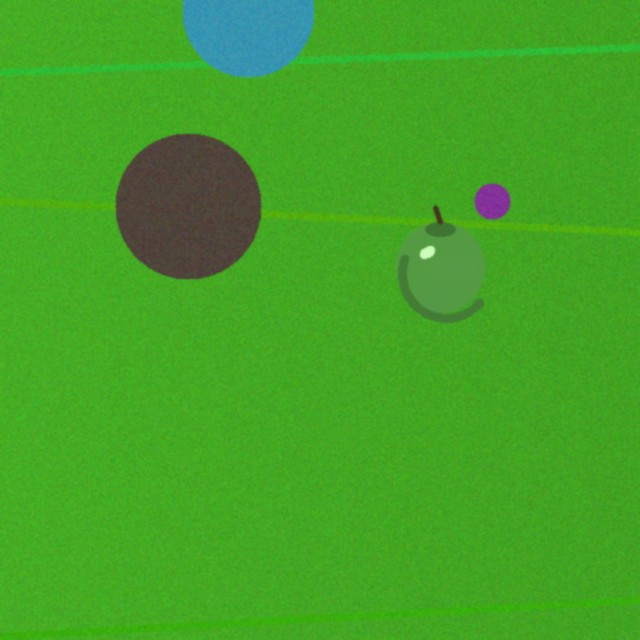
#> input picture ml/ripeness/data/dataset/images/train/synth_train_00007.jpg, 640 x 640 px
$ python -i robust_detect.py   (imports and definitions only)
#> lines starting #> are read from the running program, lines starting #| are printed output that depends on the picture; after the words box and inside, x2 and y2 are one past the last pixel; in counts of white or black regions, pixels touching at a corner belong together
#> further down, picture is the input picture: shape (640, 640, 3); mean B, G, R 38.7, 162.6, 68
#!/usr/bin/env python3
"""Robust color+shape fruit detector - finds fruit even in cluttered scenes.

The ONNX net (trained on synthetic props) does not generalize to real photos, and
a naive "biggest colored blob" detector gets hijacked by faces/hands (skin is a
big reddish blob). This detector instead SEARCHES for each fruit's specific color
signature, so a face, a window, or a brick wall simply do not match:

    yellow (H 18-34, sat)        -> banana_ripe
    red    (H<10 or >168, sat)   -> apple_ripe   (skin removed via YCrCb first)
    green  (H 36-85, sat)        -> apple_unripe if round, banana_unripe if long

Each signature gets its own mask + gap-bridging close + shape/size gate, then all
detections are de-duplicated. Returns docs/SCHEMAS.md detection dicts, so it drops
into classify_folder.py / sort_pipeline.py in place of the ONNX detector.

    python3 robust_detect.py --image photo.jpg
    python3 robust_detect.py --dir folder
"""
import argparse
import json
import time
from pathlib import Path

import cv2
import numpy as np

MIN_AREA_FRAC = 0.008   # a fruit is at least this fraction of the frame


def skin_mask(bgr):
    """Skin (faces/hands) in YCrCb - well-separated from pure fruit colors."""
    y = cv2.cvtColor(bgr, cv2.COLOR_BGR2YCrCb)
    cr, cb = y[:, :, 1].astype(int), y[:, :, 2].astype(int)
    return (cr >= 135) & (cr <= 180) & (cb >= 85) & (cb <= 135)


def _clean(mask, close_k):
    mask = cv2.morphologyEx(mask, cv2.MORPH_OPEN, np.ones((7, 7), np.uint8))
    # large close bridges gaps from marker spots / specular highlights on the fruit
    mask = cv2.morphologyEx(mask, cv2.MORPH_CLOSE, np.ones((close_k, close_k), np.uint8))
    return mask


def _shape_ok(c):
    """Compact round fruit OR clearly elongated fruit (banana). Rejects clutter."""
    area = cv2.contourArea(c)
    hull = cv2.contourArea(cv2.convexHull(c))
    x, y, w, h = cv2.boundingRect(c)
    solidity = area / max(hull, 1.0)
    extent = area / max(w * h, 1.0)
    (_, _), (rw, rh), _ = cv2.minAreaRect(c)
    aspect = max(rw, rh) / max(1.0, min(rw, rh))
    round_fruit = solidity >= 0.80 and extent >= 0.58
    elongated_fruit = aspect >= 1.8 and solidity >= 0.45 and extent >= 0.32
    return round_fruit or elongated_fruit, aspect


def _blobs(mask, img_shape, close_k):
    mask = _clean(mask.astype(np.uint8) * 255, close_k)
    cnts, _ = cv2.findContours(mask, cv2.RETR_EXTERNAL, cv2.CHAIN_APPROX_SIMPLE)
    min_area = MIN_AREA_FRAC * img_shape[0] * img_shape[1]
    out = []
    for c in cnts:
        if cv2.contourArea(c) < min_area:
            continue
        ok, aspect = _shape_ok(c)
        if ok:
            out.append((c, aspect))
    return out


def classify_all(bgr):
    """Every fruit in the frame -> list of root-schema detection dicts."""
    hsv = cv2.cvtColor(cv2.GaussianBlur(bgr, (5, 5), 0), cv2.COLOR_BGR2HSV)
#> hsv: shape (640, 640, 3); mean H, S, V 52.2, 196, 163.8
    H, S, V = hsv[:, :, 0], hsv[:, :, 1], hsv[:, :, 2]
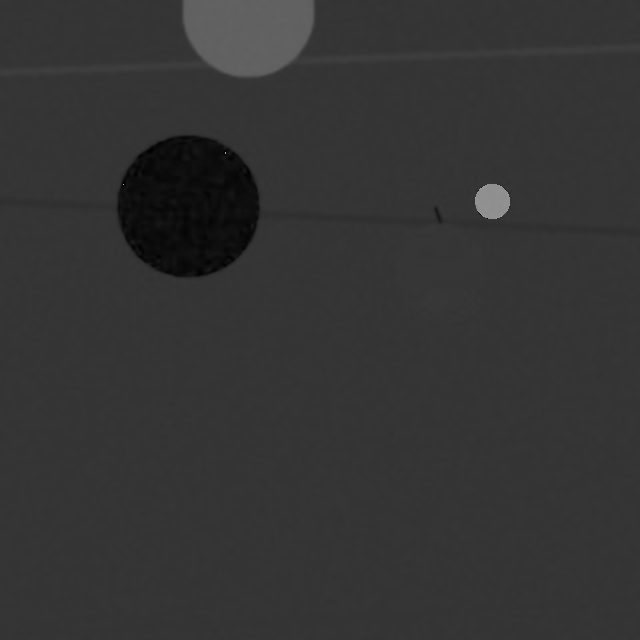
#> H: shape (640, 640); min 0, max 179, mean 52.2
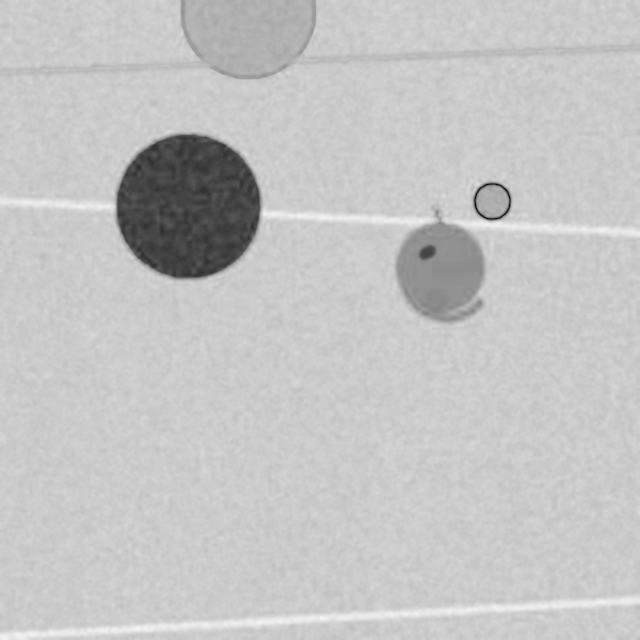
#> S: shape (640, 640); min 3, max 245, mean 196
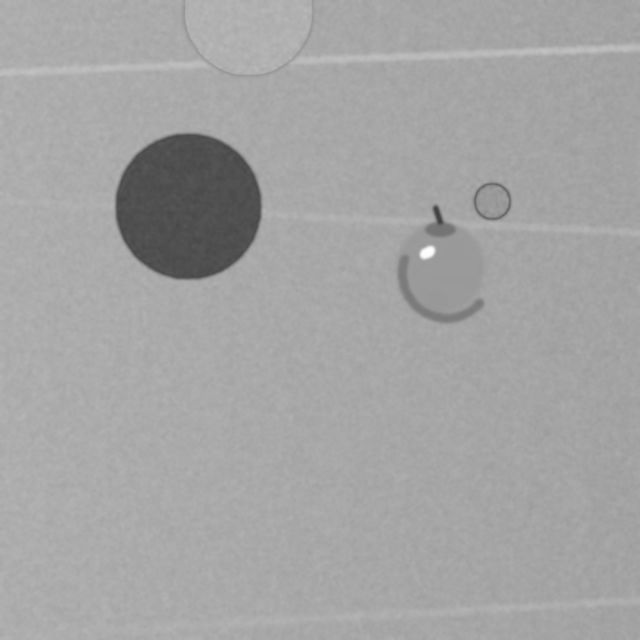
#> V: shape (640, 640); min 63, max 254, mean 163.8
    sat = (S > 60) & (V > 60) & (V < 250)
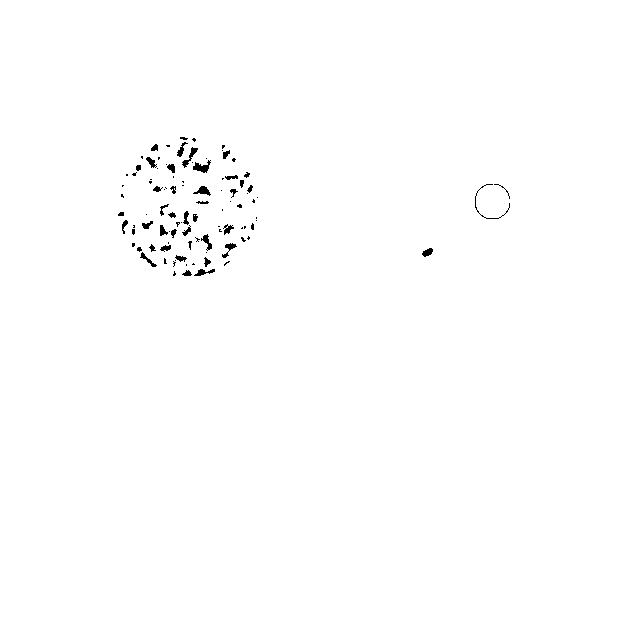
#> sat: shape (640, 640) bool; 99.5% white; 99 black regions (59 under 20 px), largest, box (x1, y1, x2, y2) and area: (193, 160, 211, 173) 117, (182, 147, 198, 168) 93, (193, 186, 211, 196) 87
    skin = skin_mask(bgr)
#> in skin_mask, `y = cv2.cvtColor(bgr, cv2.COLOR_BGR2YCrCb)`: y: shape (640, 640, 3); mean of channels 0, 1, 2 120.2, 90.7, 82.1
#> in skin_mask, `cr, cb = y[:, :, 1].astype(int), y[:, :, 2].astype(int)`:
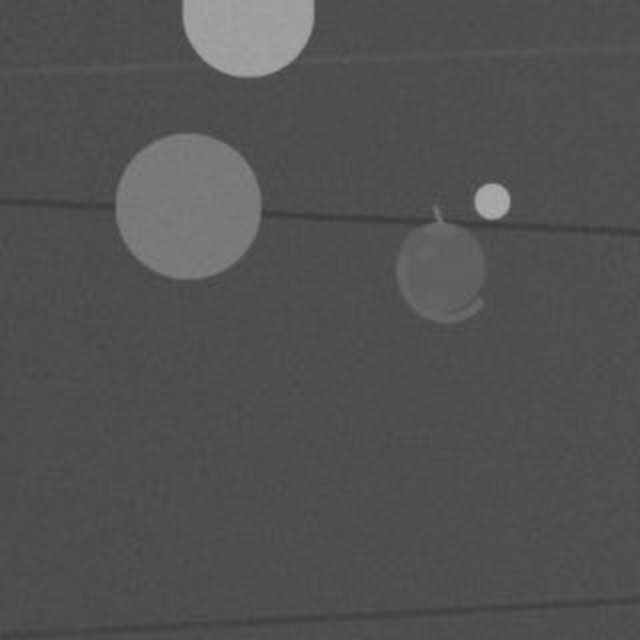
#> cb: shape (640, 640) int64; min 59, max 175, mean 82.1
#> in skin_mask, `return (cr >= 135) & (cr <= 180) & (cb >= 85) & (cb <= 135)`: returned value: shape (640, 640) bool; 2.2% white; 27 white regions (15 under 20 px), largest, box (x1, y1, x2, y2) and area: (122, 138, 259, 277) 8226, (170, 224, 192, 256) 410, (178, 136, 217, 143) 125

    # per-signature masks (all require saturation so gray/white background is out)
    yellow = (H >= 18) & (H <= 34) & (S > 70) & (V > 90)
#> yellow: shape (640, 640) bool; every value is 0
    red = ((H <= 10) | (H >= 168)) & sat & (~skin)   # drop skin from the red channel
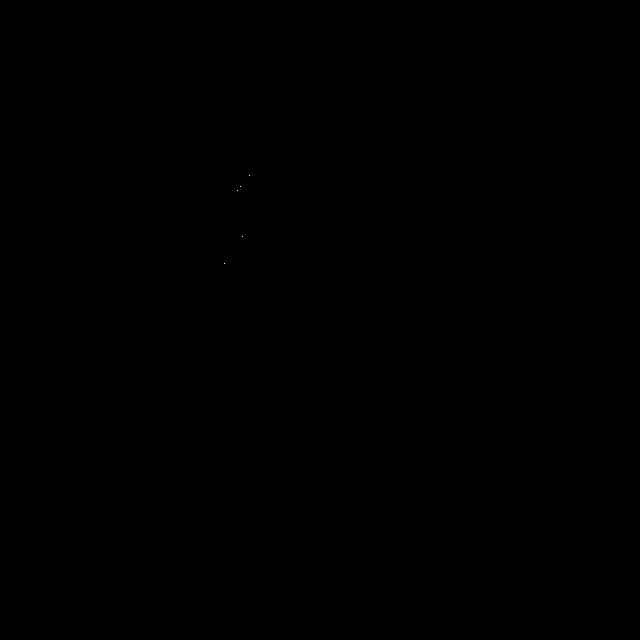
#> red: shape (640, 640) bool; 0% white in thin lines or dots, all inside (x1, y1, x2, y2) = (224, 175, 250, 264)
    green = (H >= 36) & (H <= 88) & sat
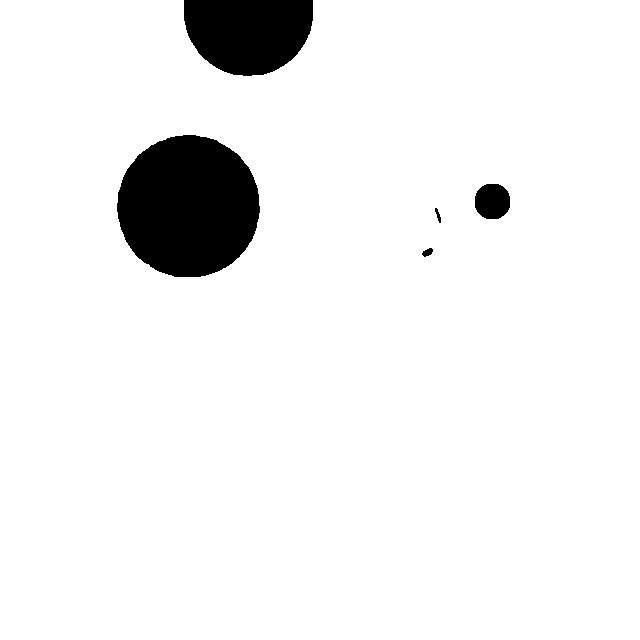
#> green: shape (640, 640) bool; 93.9% white; 5 black regions, box (x1, y1, x2, y2) and area: (117, 135, 260, 277) 15931, (184, 0, 313, 76) 8038, (475, 184, 510, 219) 1018, (422, 248, 433, 257) 63, (435, 208, 441, 223) 43

    dets = []
    for mask, close_k, kind in ((yellow, 25, "yellow"), (red, 17, "red"), (green, 21, "green")):
        for c, aspect in _blobs(mask, bgr.shape, close_k):
            if kind == "yellow":
                fruit, ripeness = "banana", "ripe"
            elif kind == "red":
                fruit, ripeness = "apple", "ripe"
            else:  # green -> shape decides apple vs banana
                fruit, ripeness = ("banana" if aspect > 2.2 else "apple"), "unripe"
            x, y, w, h = cv2.boundingRect(c)
            area_frac = cv2.contourArea(c) / (bgr.shape[0] * bgr.shape[1])
            conf = round(float(min(0.99, 0.6 + 3.0 * area_frac)), 3)
            dets.append({"ts": int(time.time() * 1000), "fruit": fruit,
                         "ripeness": ripeness, "conf": conf,
                         "bbox": [int(x), int(y), int(w), int(h)], "_area": cv2.contourArea(c)})
#> this loop made 3 passes
#> (close_k, kind) on passes 1 to 2: (25, 'yellow'), (17, 'red')
#> (close_k, kind) on pass 3: (21, 'green')
#> after the loop, dets = 1 item
    return _dedup(dets)


def _dedup(dets, iou_thresh=0.5):
    """Drop overlapping detections from different color masks (keep the larger)."""
#> called with iou_thresh = 0.5
    dets = sorted(dets, key=lambda d: d["_area"], reverse=True)
#> dets = 1 item
    kept = []
    for d in dets:
        if all(_iou(d["bbox"], k["bbox"]) < iou_thresh for k in kept):
            kept.append(d)
#> this loop made 1 pass
#> after the loop, kept = 1 item
    for d in kept:
        d.pop("_area", None)
    return kept


def _iou(a, b):
    ax, ay, aw, ah = a; bx, by, bw, bh = b
    ix0, iy0 = max(ax, bx), max(ay, by)
    ix1, iy1 = min(ax + aw, bx + bw), min(ay + ah, by + bh)
    iw, ih = max(0, ix1 - ix0), max(0, iy1 - iy0)
    inter = iw * ih
    return inter / max(1, aw * ah + bw * bh - inter)


def classify(bgr):
    """The single most prominent fruit (largest detection), or None."""
    dets = classify_all(bgr)
    if not dets:
        return None
    return max(dets, key=lambda d: d["bbox"][2] * d["bbox"][3])


def main():
    ap = argparse.ArgumentParser()
    g = ap.add_mutually_exclusive_group(required=True)
    g.add_argument("--image")
    g.add_argument("--dir")
    args = ap.parse_args()
    exts = (".jpg", ".jpeg", ".png", ".bmp", ".webp")
    paths = [Path(args.image)] if args.image else sorted(
        p for p in Path(args.dir).rglob("*") if p.suffix.lower() in exts)
    for p in paths:
        img = cv2.imread(str(p))
        if img is None:
            print(f"{p.name}: unreadable"); continue
        dets = classify_all(img)
        if not dets:
            print(f"{p.name}: no fruit found")
        else:
            summary = ", ".join(f"{d['fruit']}_{d['ripeness']}({d['conf']})" for d in dets)
            print(f"{p.name}: {len(dets)} fruit -> {summary}")


# [2 lines not run here, left out]

>>> import cv2
>>> picture = cv2.imread('data/dataset/images/train/synth_train_00007.jpg')
>>> result = classify_all(picture)
#> result = 1 item
